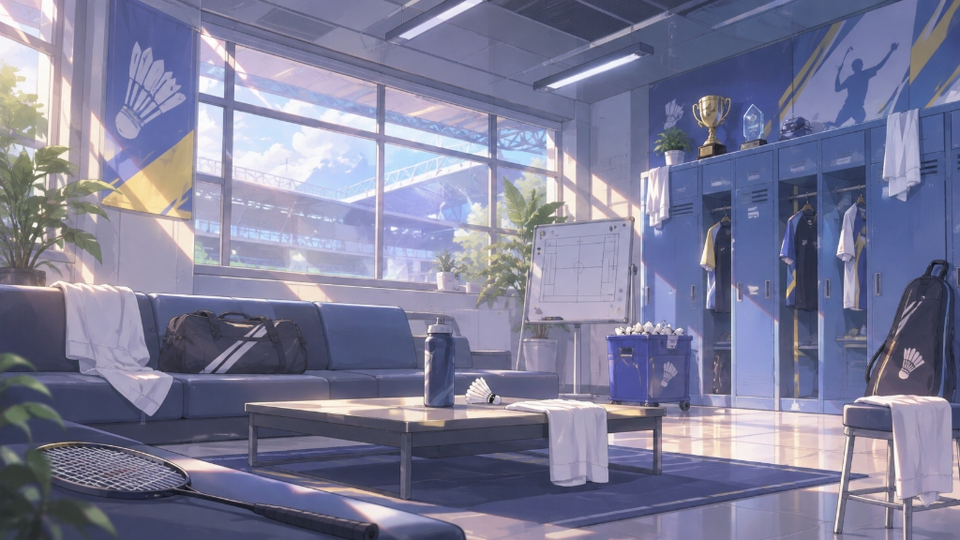
#> input picture assets/images/lobby_locker_room.png, 1920 x 1080 px, given in place of badminton_arena_side_scroll_1794935462318.jpg, which was not available (shown at 1/2 size)
$ python composite_court_background.py
#> lines starting #> are read from the running program, lines starting #| are printed output that depends on the picture; after the words box and inside, x2 and y2 are one past the last pixel; in counts of white or black regions, pixels touching at a corner belong together
import os
from PIL import Image, ImageEnhance
import numpy as np

def generate_perfect_court_background():
    bg_src = r"C:\Users\sieut\.gemini\antigravity\brain\1c65eb4a-1be9-4d1b-977b-b853216b922a\badminton_arena_side_scroll_1794935462318.jpg"
    out_dst = r"assets\images\stadium_court.png"

    # 1. Base Arena Background (Full HD 1920x1080)
    im = Image.open(bg_src).resize((1920, 1080), Image.Resampling.LANCZOS)
#> im is the input picture: PIL image 1920x1080 RGB; mean R, G, B 124.8, 125.4, 152.5
    arr = np.array(im)

    # 2. Dịch trục Y xuống dưới 41px in 1080p (27.3px in 720p)
    # để vạch GIỮA sân gốc nằm chính xác tại FLOOR_Y = 550.0 nơi chân người chơi đứng
    shift_y = 41
    new_arr = np.zeros_like(arr)
    new_arr[shift_y:, :] = arr[:1080 - shift_y, :]
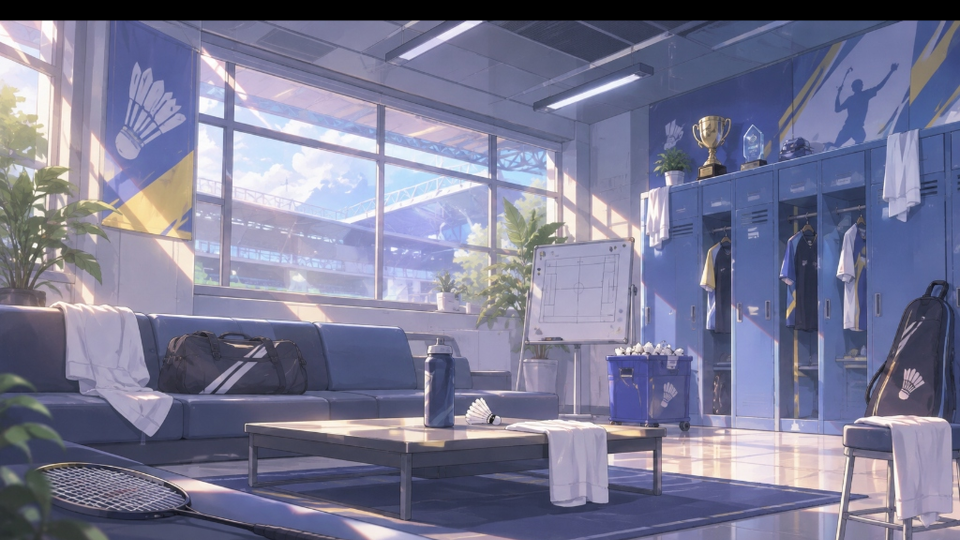
#> new_arr: shape (1080, 1920, 3) (shown at 1/2 size); mean R, G, B 120.8, 121.5, 147.7
    for r in range(shift_y):
        new_arr[r, :] = arr[0, :]
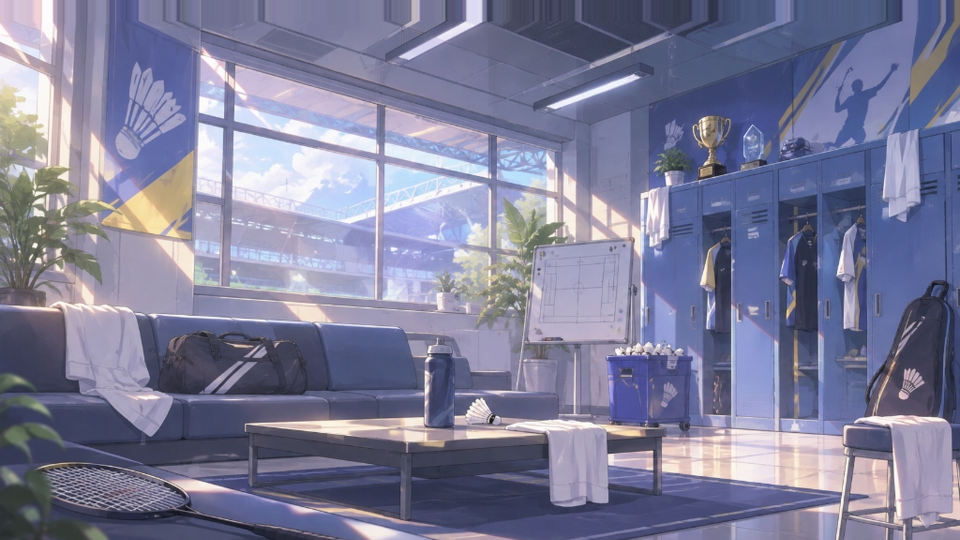
#> new_arr: shape (1080, 1920, 3) (shown at 1/2 size); 3.8% of pixels changed, all inside (x1, y1, x2, y2) = (0, 0, 1920, 41)
    im_shifted = Image.fromarray(new_arr)

    # 3. Kéo dãn bề ngang (X) với tỉ lệ 1.269 tâm tại X = 960 (640 in 720p)
    # Kết quả:
    # - Baseline trái nằm chính xác tại X_720 = 140.0 (LEFT_OUT_X)
    # - Baseline phải nằm chính xác tại X_720 = 1140.0 (RIGHT_OUT_X)
    # - Vạch giao cầu gần trái nằm tại X_720 = 495.0
    # - Vạch giao cầu gần phải nằm tại X_720 = 785.0
    scale_x = 1.269
    new_w = int(1920 * scale_x)
    stretched = im_shifted.resize((new_w, 1080), Image.Resampling.LANCZOS)
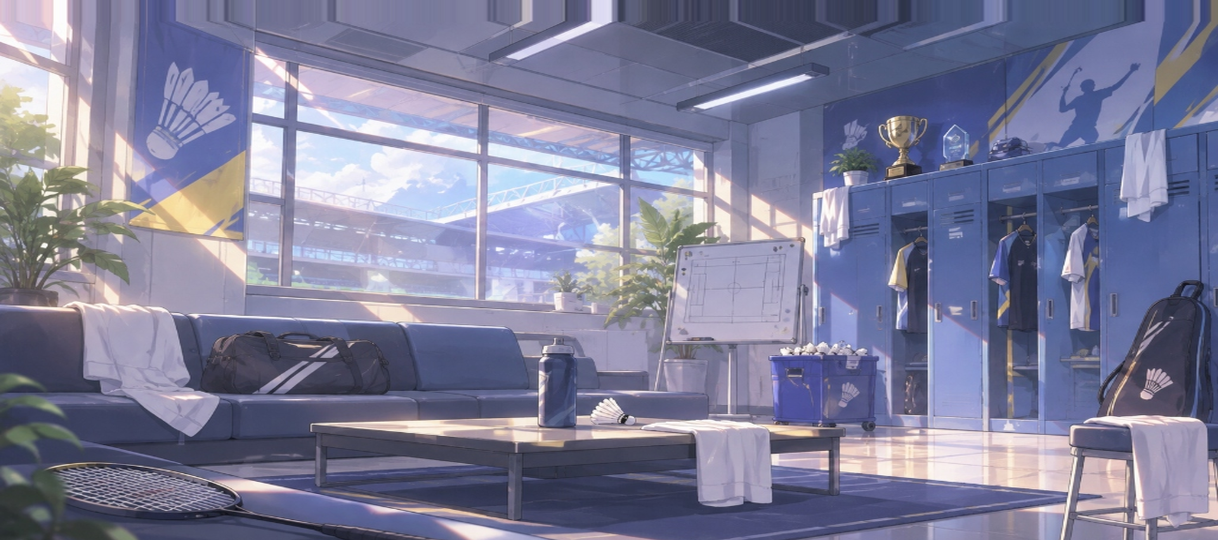
#> stretched: PIL image 2436x1080 RGB (shown at 1/2 size); mean R, G, B 124.8, 125.6, 152.9

    left = (new_w - 1920) // 2
    cropped = stretched.crop((left, 0, left + 1920, 1080))
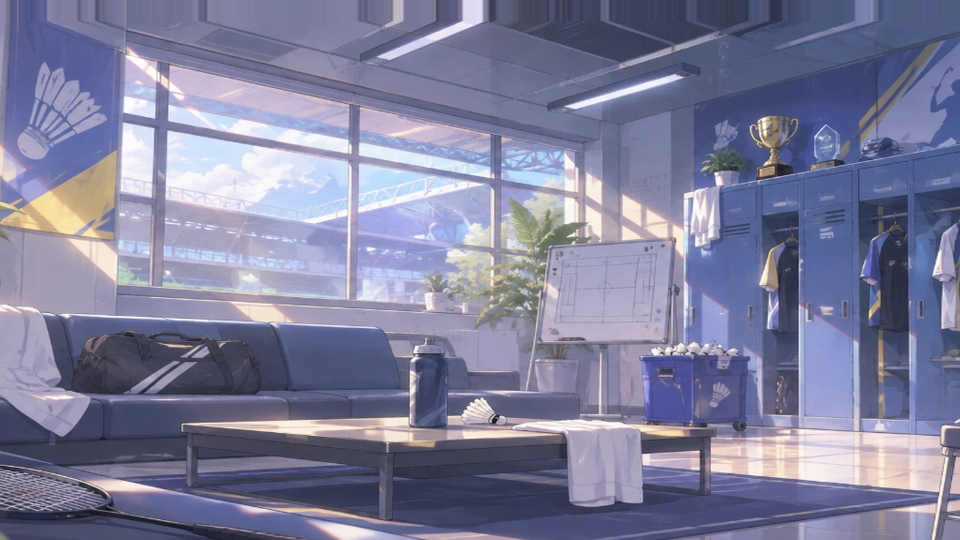
#> cropped: PIL image 1920x1080 RGB (shown at 1/2 size); mean R, G, B 125.9, 126.9, 155.8

    # 4. Tinh chỉnh độ tương phản và màu sắc chân thực
    enh_col = ImageEnhance.Color(cropped)
    im_vibrant = enh_col.enhance(1.08)
    enh_sharp = ImageEnhance.Sharpness(im_vibrant)
    im_sharp = enh_sharp.enhance(1.22)
    enh_con = ImageEnhance.Contrast(im_sharp)
    im_final = enh_con.enhance(1.04)

    im_final.save(out_dst, "PNG", optimize=True)
    print(f"Successfully generated wide stadium court (Baselines at 140 & 1140) at {out_dst}")

if __name__ == "__main__":
    generate_perfect_court_background()
